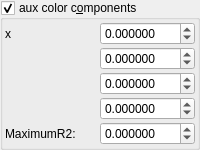
    <widget class="MyGroupBox" name="groupCheck_fold_color_aux_color_enabled">
     <property name="title">
      <string>aux color c&amp;omponents</string>
     </property>
     <property name="checkable">
      <bool>true</bool>
     </property>
     <layout class="QVBoxLayout" name="verticalLayout_11">
      <property name="leftMargin">
       <number>2</number>
      </property>
      <property name="topMargin">
       <number>2</number>
      </property>
      <property name="rightMargin">
       <number>2</number>
      </property>
      <property name="bottomMargin">
       <number>2</number>
      </property>
      <item>
       <layout class="QGridLayout" name="gridLayout_18" columnstretch="0,0">
        <property name="spacing">
         <number>2</number>
        </property>
        <item row="1" column="1">
         <widget class="MyDoubleSpinBox" name="spinbox3_mandelbox_color_x">
          <property name="sizePolicy">
           <sizepolicy hsizetype="Minimum" vsizetype="Maximum">
            <horstretch>0</horstretch>
            <verstretch>0</verstretch>
           </sizepolicy>
          </property>
          <property name="prefix">
           <string/>
          </property>
          <property name="suffix">
           <string/>
          </property>
          <property name="decimals">
           <number>6</number>
          </property>
          <property name="minimum">
           <double>-100.000000000000000</double>
          </property>
          <property name="maximum">
           <double>100.000000000000000</double>
          </property>
          <property name="singleStep">
           <double>0.100000000000000</double>
          </property>
         </widget>
        </item>
        <item row="3" column="1">
         <widget class="MyDoubleSpinBox" name="spinbox3_mandelbox_color_z">
          <property name="sizePolicy">
           <sizepolicy hsizetype="Minimum" vsizetype="Maximum">
            <horstretch>0</horstretch>
            <verstretch>0</verstretch>
           </sizepolicy>
          </property>
          <property name="prefix">
           <string/>
          </property>
          <property name="suffix">
           <string/>
          </property>
          <property name="decimals">
           <number>6</number>
          </property>
          <property name="minimum">
           <double>-100.000000000000000</double>
          </property>
          <property name="maximum">
           <double>100.000000000000000</double>
          </property>
          <property name="singleStep">
           <double>0.100000000000000</double>
          </property>
         </widget>
        </item>
        <item row="4" column="1">
         <widget class="MyDoubleSpinBox" name="spinbox_mandelbox_color_Sp1">
          <property name="sizePolicy">
           <sizepolicy hsizetype="Minimum" vsizetype="Maximum">
            <horstretch>0</horstretch>
            <verstretch>0</verstretch>
           </sizepolicy>
          </property>
          <property name="prefix">
           <string/>
          </property>
          <property name="suffix">
           <string/>
          </property>
          <property name="decimals">
           <number>6</number>
          </property>
          <property name="minimum">
           <double>-100.000000000000000</double>
          </property>
          <property name="maximum">
           <double>100.000000000000000</double>
          </property>
          <property name="singleStep">
           <double>0.100000000000000</double>
          </property>
         </widget>
        </item>
        <item row="2" column="1">
         <widget class="MyDoubleSpinBox" name="spinbox3_mandelbox_color_y">
          <property name="sizePolicy">
           <sizepolicy hsizetype="Minimum" vsizetype="Maximum">
            <horstretch>0</horstretch>
            <verstretch>0</verstretch>
           </sizepolicy>
          </property>
          <property name="prefix">
           <string/>
          </property>
          <property name="suffix">
           <string/>
          </property>
          <property name="decimals">
           <number>6</number>
          </property>
          <property name="minimum">
           <double>-100.000000000000000</double>
          </property>
          <property name="maximum">
           <double>100.000000000000000</double>
          </property>
          <property name="singleStep">
           <double>0.100000000000000</double>
          </property>
         </widget>
        </item>
        <item row="5" column="1">
         <widget class="MyDoubleSpinBox" name="spinbox_mandelbox_color_Sp2">
          <property name="sizePolicy">
           <sizepolicy hsizetype="Minimum" vsizetype="Maximum">
            <horstretch>0</horstretch>
            <verstretch>0</verstretch>
           </sizepolicy>
          </property>
          <property name="prefix">
           <string/>
          </property>
          <property name="suffix">
           <string/>
          </property>
          <property name="decimals">
           <number>6</number>
          </property>
          <property name="minimum">
           <double>-100.000000000000000</double>
          </property>
          <property name="maximum">
           <double>100.000000000000000</double>
          </property>
          <property name="singleStep">
           <double>0.100000000000000</double>
          </property>
         </widget>
        </item>
        <item row="5" column="0">
         <widget class="QLabel" name="label_47">
          <property name="text">
           <string>MaximumR2:</string>
          </property>
         </widget>
        </item>
        <item row="1" column="0">
         <widget class="QLabel" name="label_42">
          <property name="text">
           <string>x</string>
          </property>
         </widget>
        </item>
       </layout>
      </item>
     </layout>
    </widget>
